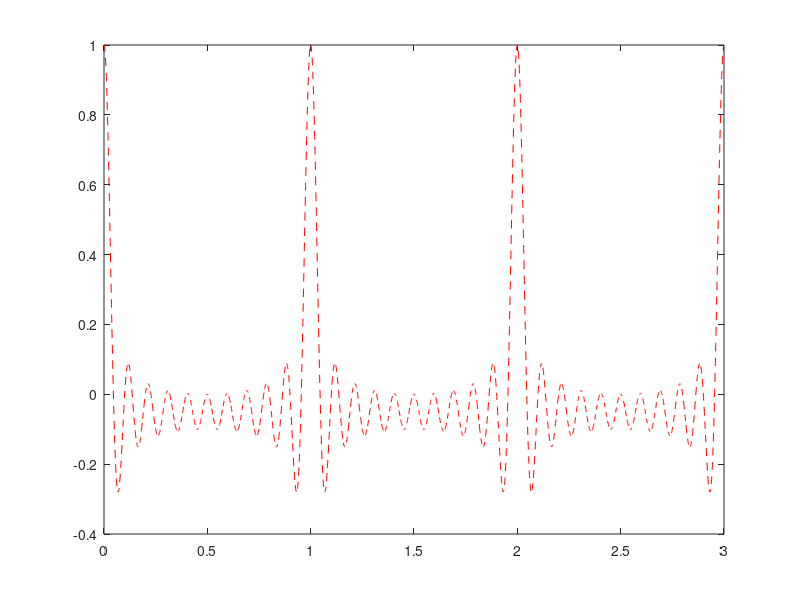
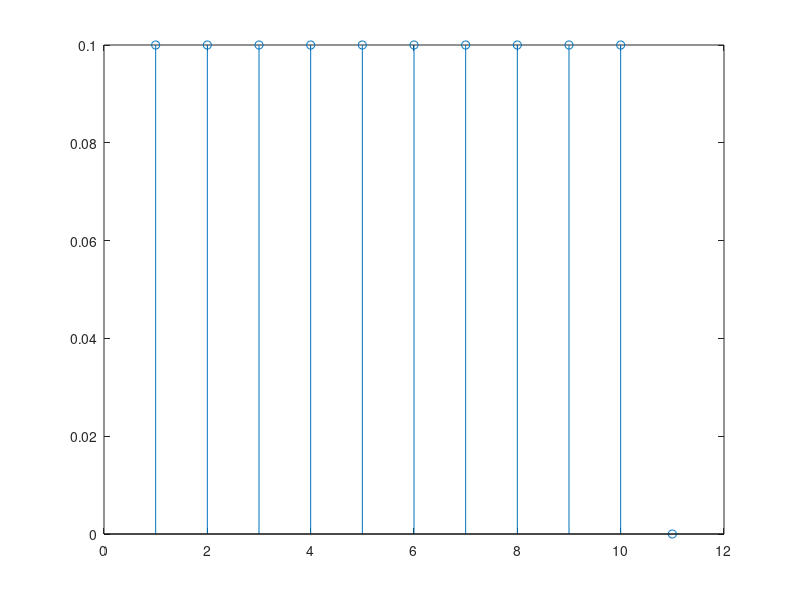

The MATLAB source for these figures, in order:
clear
% set signal period to 1s
T = 1;
% Time variable
t = linspace(0, 3*T, 3000);
% t(t <= T/2); logic matricx
% Amplitute
V0 = 1;

% Synthesis
max_harmonics = 10;
a = zeros(1, max_harmonics+1);
b = zeros(1, max_harmonics+1);
f2 = zeros(size(t));
for n = 1 : max_harmonics
    b(n) = 0.1;
    f2 = f2 + b(n)*cos(2*pi*n*(1/T)*t);
end

plot(t, f2,'r--')


% % the value of a0
% syms x;
% f = sum(x.*synth_triang,"all")/T;
% a0 = limit(f, x, 0);
% formatSpec = 'a0 is %4.2f\n';
% fprintf(formatSpec,a0)


% stem(n,a(n))
figure
c = sqrt(a.^2 + b.^2);
stem(c)